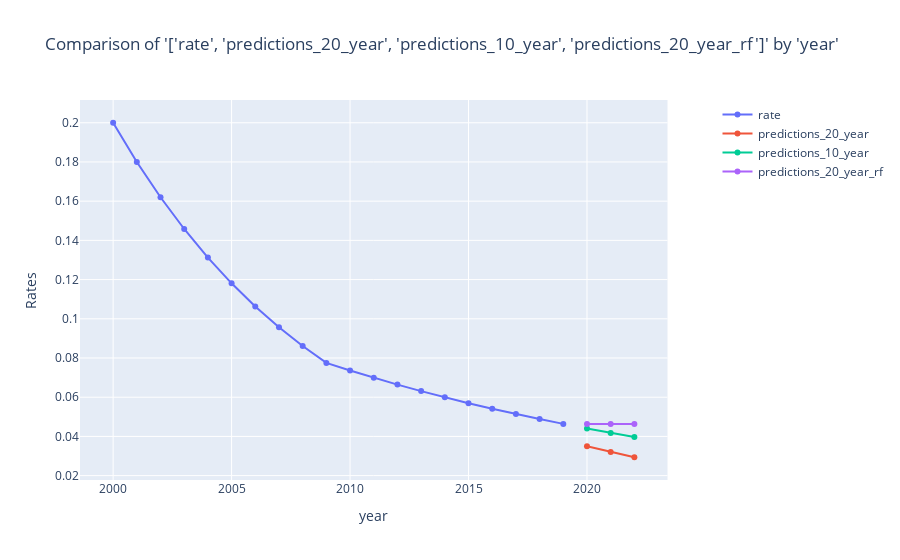

Notebook code cell kept with this figure:
### Markdown cell above
Shown below are the 3 different models compared and we do see that the 10-year GLM creates a better trend line than a 20-year GLM. This is due to the fact that the pattern of a flatter slope was more recent compared to an earlier steep slope.

The decision tree line shows a prediction that is more aligned even with a longer lookback, because the model can isolate the breakpoints more accurately.

### Code cell
charters.compare_rates(
    model_data,
    x_axis="year",
    rates=[
        "rate",
        "predictions_20_year",
        "predictions_10_year",
        "predictions_20_year_tree",
    ],
)

### Figure 1 — Plotly figure (JSON) as saved in the notebook; plotly's stock layout.template omitted (floating-point values rounded to 4 significant figures)
{"data": [{"mode": "lines+markers", "name": "rate", "type": "scatter", "x": [2000, 2001, 2002, 2003, 2004, 2005, 2006, 2007, 2008, 2009, 2010, 2011, 2012, 2013, 2014, 2015, 2016, 2017, 2018, 2019, 2020, 2021, 2022], "xaxis": "x", "y": [0.2, 0.18, 0.162, 0.1458, 0.1312, 0.1181, 0.1063, 0.09566, 0.08609, 0.07748, 0.07361, 0.06993, 0.06643, 0.06311, 0.05996, 0.05696, 0.05411, 0.0514, 0.04883, 0.04639, null, null, null], "yaxis": "y"}, {"mode": "lines+markers", "name": "predictions_20_year", "type": "scatter", "x": [2000, 2001, 2002, 2003, 2004, 2005, 2006, 2007, 2008, 2009, 2010, 2011, 2012, 2013, 2014, 2015, 2016, 2017, 2018, 2019, 2020, 2021, 2022], "xaxis": "x", "y": [null, null, null, null, null, null, null, null, null, null, null, null, null, null, null, null, null, null, null, null, 0.035, 0.03207, 0.02937], "yaxis": "y"}, {"mode": "lines+markers", "name": "predictions_10_year", "type": "scatter", "x": [2000, 2001, 2002, 2003, 2004, 2005, 2006, 2007, 2008, 2009, 2010, 2011, 2012, 2013, 2014, 2015, 2016, 2017, 2018, 2019, 2020, 2021, 2022], "xaxis": "x", "y": [null, null, null, null, null, null, null, null, null, null, null, null, null, null, null, null, null, null, null, null, 0.04401, 0.04177, 0.03965], "yaxis": "y"}, {"mode": "lines+markers", "name": "predictions_20_year_rf", "type": "scatter", "x": [2000, 2001, 2002, 2003, 2004, 2005, 2006, 2007, 2008, 2009, 2010, 2011, 2012, 2013, 2014, 2015, 2016, 2017, 2018, 2019, 2020, 2021, 2022], "xaxis": "x", "y": [null, null, null, null, null, null, null, null, null, null, null, null, null, null, null, null, null, null, null, null, 0.04639, 0.04639, 0.04639], "yaxis": "y"}], "layout": {"autosize": true, "title": {"text": "Comparison of '['rate', 'predictions_20_year', 'predictions_10_year', 'predictions_20_year_rf']' by 'year'"}, "xaxis": {"anchor": "y", "autorange": true, "domain": [0, 0.94], "range": [1999.0, 2023.0], "title": {"text": "year"}, "type": "linear"}, "yaxis": {"anchor": "x", "autorange": true, "domain": [0, 1], "range": [0.01529, 0.2141], "title": {"text": "Rates"}, "type": "linear"}, "yaxis2": {"anchor": "x", "overlaying": "y", "side": "right"}}}
